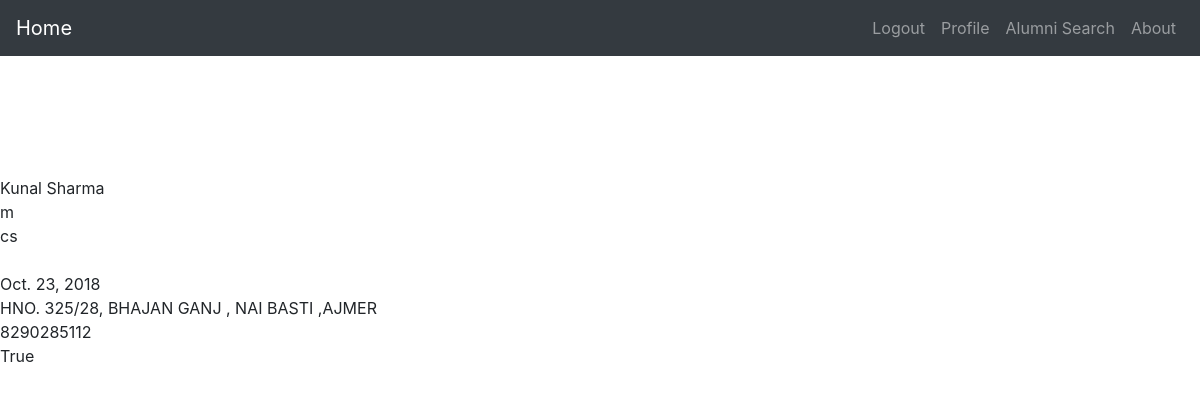
Page /profile (signed in) on the earlier database version.
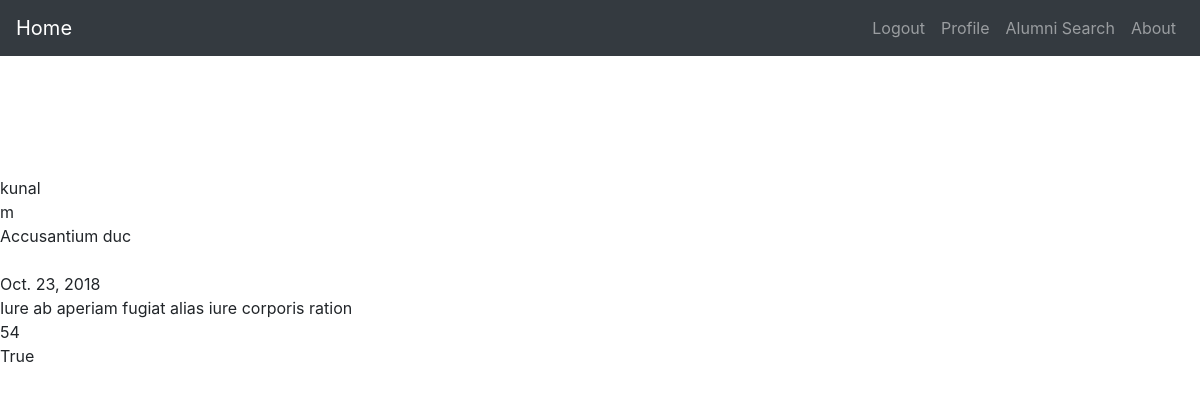
Same page on the later database version.
### event/models.py (models this page shows)
class User(models.Model):
	user=models.ForeignKey(AuthUser,on_delete=models.CASCADE)
	name = models.CharField(max_length=20)
	gender = models.CharField(max_length=7,choices=gender)
	branch = models.CharField(max_length=15)
	paasout_year = models.DateField()
	dob = models.DateField()
	address = models.CharField(max_length=50)
	contact_number = models.CharField(max_length=15)
	is_admin = models.BooleanField()
	def __str__(self):
		return self.name

### event/views.py (the view)
# urls.py: path('profile',profile,name='profile'),
def profile(request):
    obj = User.objects.get(user=request.user)
    print(obj)
    return render(request,'event/profile.html',{'obj':obj})

### event/templates/event/profile.html
{% extends "base.html" %}
{% block content %}
{% include "navbar.html" %}
<br>{{ obj.name }}
<br>{{ obj.gender }}
<br>{{ obj.branch }}
<br>{{ obj.passout_year }}
<br>{{ obj.dob }}
<br>{{ obj.address }}
<br>{{ obj.contact_number }}
<br>{{ obj.is_admin }}
{% endblock %}

### templates/base.html (shortened to what this page needs)
<!doctype html>
<html lang="en">
  <head>
    <link rel="stylesheet" href="https://maxcdn.bootstrapcdn.com/bootstrap/4.0.0/css/bootstrap.min.css">
  </head>
  <body>
{% block content %}
{% endblock %}
  </body>
</html>

### templates/navbar.html (shortened to what this page needs)
<nav class="navbar navbar-expand-lg navbar-dark bg-dark">
        <a class="navbar-brand " href="/" style="text-transform: capitalize; ">Home</a>
        <div class="collapse navbar-collapse" id="navbarResponsive">
          <ul class="navbar-nav ml-auto" style="text-transform: capitalize; ">
              {% if user.is_authenticated%}
            <li class="nav-item">
              <a class="nav-link " href="{% url 'logout' %}">Logout </a>
            </li>
            {% else %}
            <li class="nav-item">
              <a class="nav-link " href="{% url 'login' %}">Sign in</a>
            </li>
               {% endif%}
               {% if user.is_authenticated %}
            <li class="nav-item">
              <a class="nav-link " href="{% url 'profile' %}">Profile </a>
            </li>
            {% endif %}
            <li class="nav-item">
              <a class="nav-link " href="{% url 'search' %}">Alumni Search </a>
            </li>
            <li class="nav-item">
              <a class="nav-link " href="/#contact">About </a>
            </li>
          </ul>
        </div>
</nav>
<br><br><br><br>

Differences in the rows shown:
removed User: name "Kunal Sharma", gender "m", branch "cs", dob "Oct. 23, 2018", address "HNO. 325/28, BHAJAN GANJ , NAI BASTI ,AJMER", contact_number "8290285112", is_admin "True"
added User: name "kunal", gender "m", branch "Accusantium duc", dob "Oct. 23, 2018", address "Iure ab aperiam fugiat alias iure corporis ration", contact_number "54", is_admin "True"
